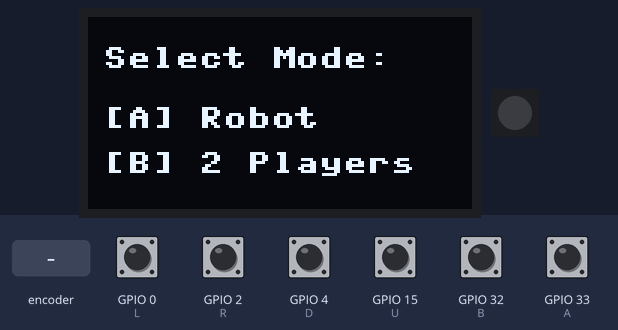
Bench run of a program on a simulated ESP32 board running MicroPython. Shown: 128×64 one-colour display, 1 RGB LEDs in strip order, left to right. The test bench sets the inputs (shaded band); at power-on: GPIO 0 (L), GPIO 2 (R), GPIO 4 (D), GPIO 15 (U), GPIO 32 (B), GPIO 33 (A) HIGH. Random numbers come from a fixed seed; library files of the repository ran but are not shown: ssd1306.py.

Above: at 1.2 s.
1.3 s: rotary encoder on GPIO 33 (A) / GPIO 32 (B) turned 3 steps (first pin leading)
At 2.8 s:
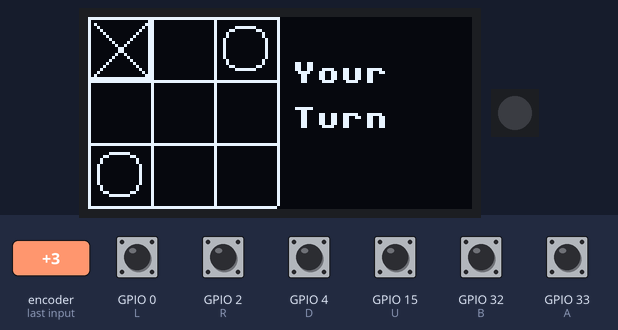
3.4 s: GPIO 0 (L) pulled LOW for 1 s
At 3.49 s:
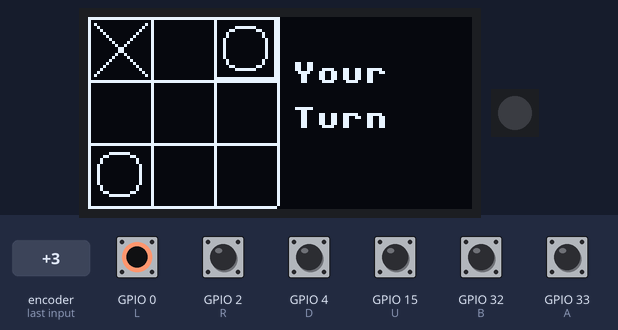
5.9 s: GPIO 4 (D) pulled LOW for 0.15 s
At 7.2 s:
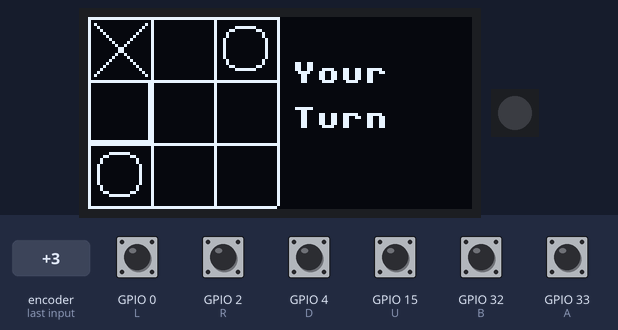
7.5 s: GPIO 2 (R) pulled LOW for 0.15 s
At 8.5 s:
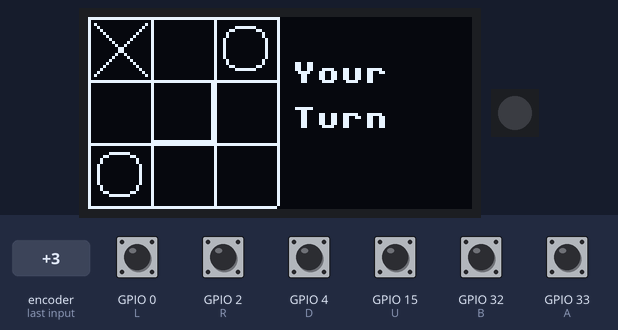
9.1 s: GPIO 15 (U) pulled LOW for 0.15 s
At 10.3 s:
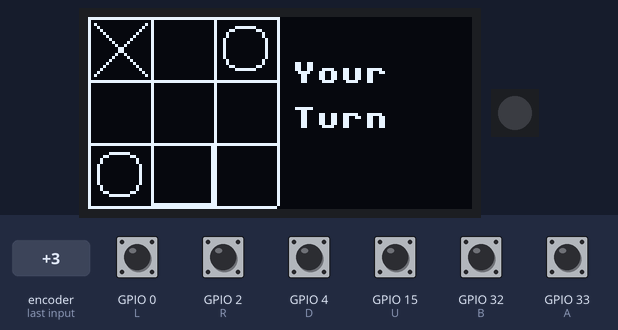
10.7 s: GPIO 0 (L) pulled LOW for 0.15 s
At 11.1 s:
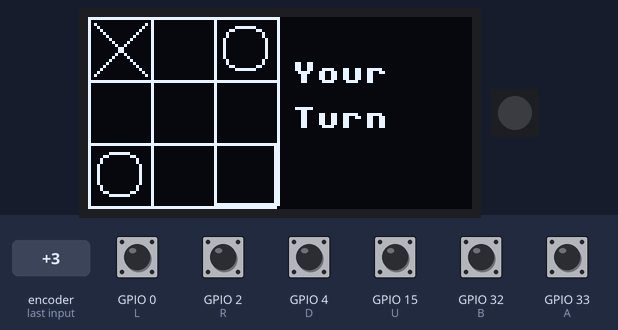
Timing chart, 0 to 13.3 s (numbered marks = the images above; inputs shaded):
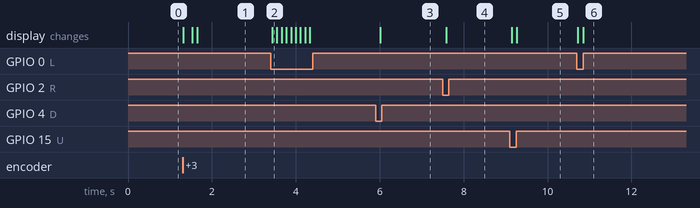

Measured:
- after the input at 1.3 s, the display: first changes at once (image 1 shows a later state)
- after the input at 3.4 s, the display: changes at once (image 2)
- after the input at 5.9 s, the display: changes after 0.11 s (image 3)
- after the input at 7.5 s, the display: changes after 0.08 s (image 4)
- after the input at 9.1 s, the display: first changes after 0.05 s (image 5 shows a later state)
- after the input at 10.7 s, the display: first changes at once (image 6 shows a later state)

The program:

ttt.py
```python
from badge import oled, btn
from time import sleep_ms
from random import choice

# Define constants
GRID_SIZE = 3
CELL_SIZE = 21  # Adjusted to fit the screen
GRID_WIDTH = GRID_SIZE * CELL_SIZE
GRID_HEIGHT = GRID_SIZE * CELL_SIZE

# Define colors
COLOR_BLACK = 0
COLOR_WHITE = 1

class TicTacToeGame:
    def __init__(self, player_mode):
        self.grid = [[' ' for _ in range(GRID_SIZE)] for _ in range(GRID_SIZE)]
        self.current_player = 'X'
        self.game_over = False
        self.winner = None
        self.selected_row = 0
        self.selected_col = 0
        self.player_mode = player_mode

        if self.player_mode == "Robot":
            self.current_player = 'O'  # Let the AI (O) play first

    def check_winner(self):
        # Check rows
        for row in self.grid:
            if row[0] == row[1] == row[2] != ' ':
                self.game_over = True
                self.winner = row[0]
                return

        # Check columns
        for col in range(GRID_SIZE):
            if self.grid[0][col] == self.grid[1][col] == self.grid[2][col] != ' ':
                self.game_over = True
                self.winner = self.grid[0][col]
                return

        # Check diagonals
        if self.grid[0][0] == self.grid[1][1] == self.grid[2][2] != ' ':
            self.game_over = True
            self.winner = self.grid[0][0]
            return
        if self.grid[0][2] == self.grid[1][1] == self.grid[2][0] != ' ':
            self.game_over = True
            self.winner = self.grid[0][2]
            return

        # Check if it's a draw
        if all([cell != ' ' for row in self.grid for cell in row]):
            self.game_over = True
            self.winner = 'Draw'

    def draw(self):
        oled.fill(0)

        # Draw grid lines
        for i in range(GRID_SIZE + 1):
            oled.vline(i * CELL_SIZE, 0, GRID_HEIGHT, COLOR_WHITE)
            oled.hline(0, i * CELL_SIZE, GRID_WIDTH, COLOR_WHITE)

        # Highlight selected box
        oled.rect(self.selected_col * CELL_SIZE, self.selected_row * CELL_SIZE, CELL_SIZE, CELL_SIZE, COLOR_WHITE)

        # Draw X's and O's
        for row in range(GRID_SIZE):
            for col in range(GRID_SIZE):
                if self.grid[row][col] == 'X':
                    self.draw_x(row, col)
                elif self.grid[row][col] == 'O':
                    self.draw_o(row, col)

        # Draw turn indicator
        if not self.game_over:
            oled.text("Your" if self.current_player == 'X' else "Opponent", GRID_WIDTH + 5, 15, COLOR_WHITE)
            oled.text("Turn", GRID_WIDTH + 5, 30, COLOR_WHITE)

        oled.show()

    def draw_x(self, row, col):
        oled.line(col * CELL_SIZE + 2, row * CELL_SIZE + 2, (col + 1) * CELL_SIZE - 2, (row + 1) * CELL_SIZE - 2, COLOR_WHITE)
        oled.line((col + 1) * CELL_SIZE - 2, row * CELL_SIZE + 2, col * CELL_SIZE + 2, (row + 1) * CELL_SIZE - 2, COLOR_WHITE)

    def draw_o(self, row, col):
        oled.circle(col * CELL_SIZE + CELL_SIZE // 2, row * CELL_SIZE + CELL_SIZE // 2, CELL_SIZE // 2 - 2, COLOR_WHITE)

    def handle_input(self):
        if self.player_mode != "Robot":
            # Handle button presses for selecting boxes
            if btn.U.value() == 0:
                self.selected_row = (self.selected_row - 1) % GRID_SIZE
            elif btn.D.value() == 0:
                self.selected_row = (self.selected_row + 1) % GRID_SIZE
            elif btn.L.value() == 0:
                self.selected_col = (self.selected_col - 1) % GRID_SIZE
            elif btn.R.value() == 0:
                self.selected_col = (self.selected_col + 1) % GRID_SIZE
            elif btn.A.value() == 0:
                if self.grid[self.selected_row][self.selected_col] == ' ':
                    self.grid[self.selected_row][self.selected_col] = self.current_player
                    self.check_winner()
                    if not self.game_over:
                        self.current_player = 'O' if self.current_player == 'X' else 'X'

        if self.player_mode == "Robot":
            if self.current_player == 'O':
                self.make_ai_move()
            else:
                # Handle button presses for selecting boxes
                if btn.U.value() == 0:
                    self.selected_row = (self.selected_row - 1) % GRID_SIZE
                elif btn.D.value() == 0:
                    self.selected_row = (self.selected_row + 1) % GRID_SIZE
                elif btn.L.value() == 0:
                    self.selected_col = (self.selected_col - 1) % GRID_SIZE
                elif btn.R.value() == 0:
                    self.selected_col = (self.selected_col + 1) % GRID_SIZE
                elif btn.A.value() == 0:
                    if self.grid[self.selected_row][self.selected_col] == ' ':
                        self.grid[self.selected_row][self.selected_col] = self.current_player
                        self.check_winner()
                        if not self.game_over:
                            self.current_player = 'O' if self.current_player == 'X' else 'X'

    def make_ai_move(self):
        empty_cells = [(i, j) for i in range(GRID_SIZE) for j in range(GRID_SIZE) if self.grid[i][j] == ' ']
        if empty_cells:
            row, col = choice(empty_cells)
            self.grid[row][col] = 'O'
            self.check_winner()
            if not self.game_over:
                self.current_player = 'X'

def start_page():
    oled.fill(0)
    oled.text("Select Mode:", 5, 10, COLOR_WHITE)
    oled.text("[A] Robot", 5, 30, COLOR_WHITE)
    oled.text("[B] 2 Players", 5, 45, COLOR_WHITE)
    oled.show()

    while True:
        if btn.A.value() == 0:
            return "Robot"
        elif btn.B.value() == 0:
            return "2 Player"

def end_game(winner):
    oled.fill(0)
    if winner == 'Draw':
        oled.text("Draw", 48, 20, COLOR_WHITE)
    else:
        oled.text("Win" if winner == 'X' else "Lose", 48, 20, COLOR_WHITE)
    oled.text("[U] to Exit", 20, 40, COLOR_WHITE)
    oled.show()

    while True:
        if btn.U.value() == 0:
            return

def app_start():
    player_mode = start_page()

    if player_mode == "Robot":
        game = TicTacToeGame(player_mode)
        while not game.game_over:
            game.handle_input()
            game.draw()
            sleep_ms(100)
        end_game(game.winner)
    elif player_mode == "2 Player":
        game = TicTacToeGame(player_mode)
        while not game.game_over:
            game.handle_input()
            game.draw()
            sleep_ms(100)
        end_game(game.winner)

app_start()
```

badge.py
```python
import network
import ssd1306
from neopixel import NeoPixel
from machine import Pin,I2C,ADC

class btn:
	U=Pin(15,Pin.IN,Pin.PULL_UP)
	D=Pin(4,Pin.IN,Pin.PULL_UP)
	L=Pin(0,Pin.IN,Pin.PULL_UP)
	R=Pin(2,Pin.IN,Pin.PULL_UP)
	A=Pin(33,Pin.IN,Pin.PULL_UP)
	B=Pin(32,Pin.IN,Pin.PULL_UP)

i2c = I2C(scl=Pin(22),sda=Pin(21),freq=10000000)
oled = ssd1306.SSD1306_I2C(128,64,i2c,0x3c)

np = NeoPixel(Pin(13), 1)

def readConfig():
	import ujson
	config = ujson.load(open('/config.json'))
	return config

def writeConfig(config): # Use responsibly
	cfile = open('/config.json','w')
	import ujson
	ujson.dump(config, cfile)
	cfile.close()

wlanSTA = network.WLAN(network.STA_IF)
wlan = wlanSTA
def connectWifi(creds=-1):
	if creds == -1: creds = readConfig()['wifi']
	wlan.active(True)
	wlan.connect(creds[0],creds[1])
	return wlan

wlanAP = network.WLAN(network.AP_IF)
class battery:
	def __init__(self,vadc=35):
		self.VBAT = ADC(Pin(vadc))
		self.VBAT.width(ADC.WIDTH_12BIT)
		self.VBAT.atten(ADC.ATTN_11DB)
		self.CALIB = 3.6 * 2
		self.VMIN = round(3.4 / self.CALIB * 4096)
		self.VMAX = round(4.3 / self.CALIB * 4096)
	def voltage(self): return self.VBAT.read() / 4096 * self.CALIB
	def percentage(self): return (self.VBAT.read() - self.VMIN) / (self.VMAX - self.VMIN)

BAT = battery()
```
